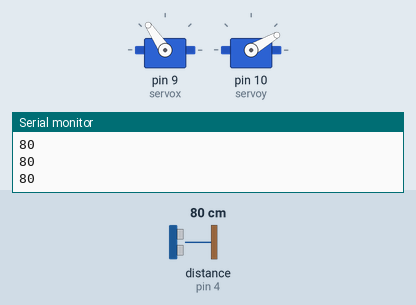
Recording of a sketch running on a simulated Arduino Uno, built with avr-gcc and run on an emulated ATmega328P. Parts: 2 × servo, the last lines printed to the serial monitor. Wiring (inferred from the names in the program): ultrasonic range finder: trigger pin 3; echo pin 4. The test bench sets the inputs (shaded band); at power-on: distance to the obstacle (sensor on pin 4) 80 cm. The echo pulse lasts 58.3 µs per cm.

Above: at 1.2 s.
1.3 s: distance to the obstacle (sensor on pin 4) set to 2 cm
At 3.54 s:
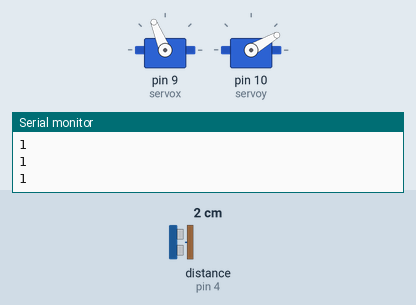
7.3 s: distance to the obstacle (sensor on pin 4) set to 299 cm
At 7.37 s:
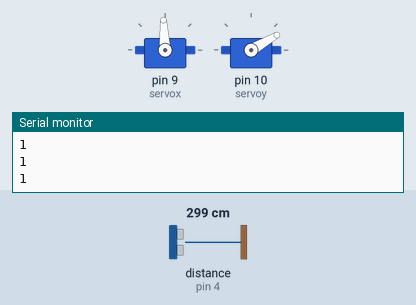
At 21.53 s:
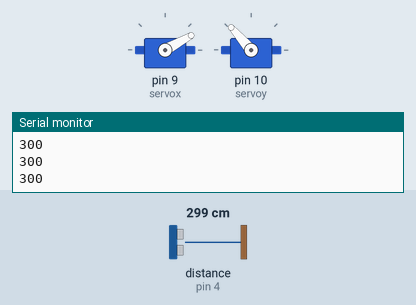
Timing chart, 0 to 25.5 s (numbered marks = the images above; inputs shaded):
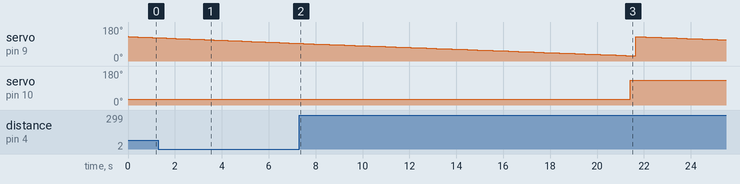

The sketch:

3D_Room_Visualizer.ino
```cpp
#include <Servo.h>
Servo servox; Servo servoy;
int servoPosx = 130;
int servoPosy = 130;
int pingPin = 3;
int echoPin = 4;
long duration;
long ping()
{
  // Send out PING))) signal pulse
  pinMode(pingPin, OUTPUT);
  digitalWrite(pingPin, LOW);
  delayMicroseconds(2);
  digitalWrite(pingPin, HIGH);
  delayMicroseconds(10);
  digitalWrite(pingPin, LOW);

  //Get duration it takes to receive echo
  pinMode(echoPin, INPUT);
  duration = pulseIn(echoPin, HIGH);

  //Convert duration into distance
  return duration;
}
long microsecondsToCentimeters(long microseconds)
{
// The speed of sound is 340 m/s or 29 microseconds per centimeter.
// The ping travels out and back, so to find the distance of the
// object we take half of the distance travelled.
return microseconds / 29 / 2;
}
void setup() {
  // put your setup code here, to run once:
Serial.begin(9600);
servox.attach(9);
servox.write(130);
servoy.attach(10);
servoy.write(30);
}

void loop() {

  // put your main code here, to run repeatedly:
  for(int i=0;i<101;i++){
for(int x=0;x<101;x++){
    int distance = microsecondsToCentimeters(ping());
    Serial.println(distance);
    if (servoPosx <30){
      servoPosx = 130;
    }
    servoPosx -= 1;
    servox.write(servoPosx);
    delay(200);
  }
if (servoPosy > 130){
  servoPosy = 30;
}
servoPosy +=1;
servoy.write(servoPosy);
delay(200);
}
}
```

Measured:
- after the input at 7.3 s, servo on pin 10 (servoy): 30° → 131° after 14.1 s instead of 13.0 s
